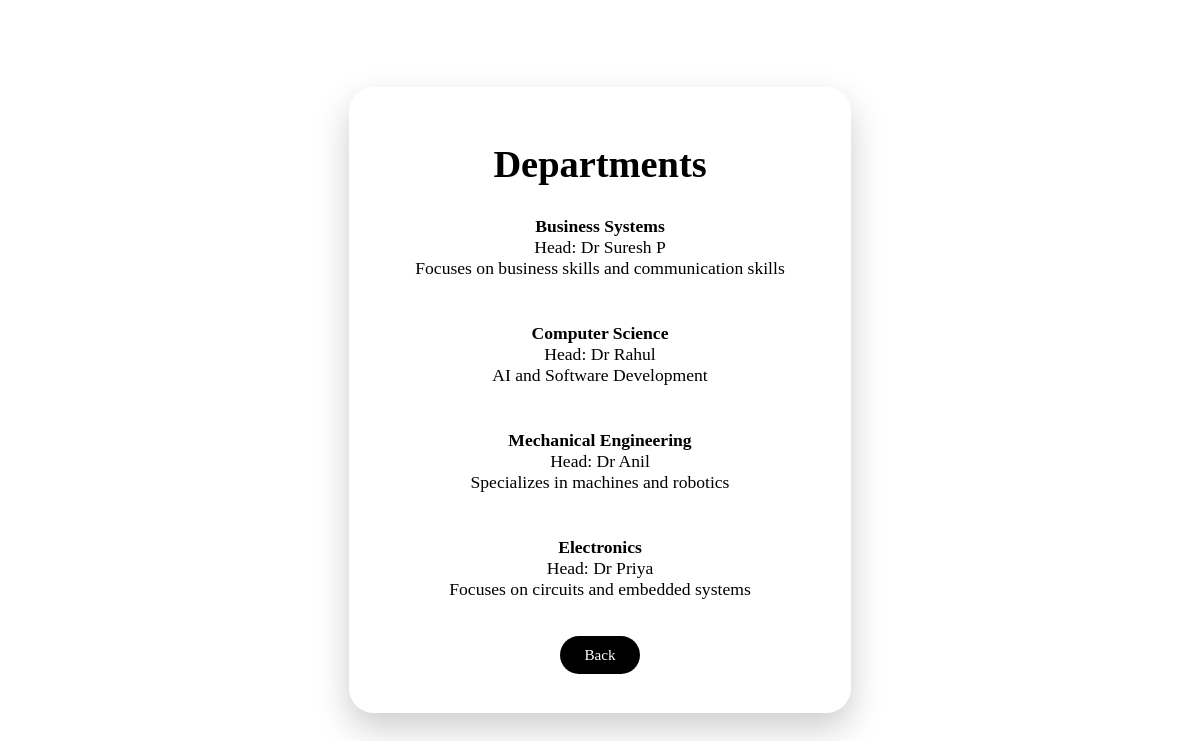
Page /department/ on the committed database.
### academic_app/models.py (models this page shows, shortened)
class Department(models.Model):
    name = models.CharField(max_length=100, unique=True)
    head_of_department = models.CharField(max_length=100)
    description = models.TextField(blank=True)

### academic_app/views.py (the view)
# urls.py: path('department/', views.department, name='department'),
def department(request):
    return render(request, 'department.html', {
        "departments": Department.objects.all()
    })

### templates/department.html (shortened to what this page needs)
{% load static %}
<!DOCTYPE html>
<html>
<head>
<link rel="stylesheet" href="{% static 'css/style.css' %}">
</head>
<body>
<div class="container">
<h1>Departments</h1>
{% for i in departments %}
<div class="department-card">
<strong>{{ i.name }}</strong><br>
Head: {{ i.head_of_department }}<br>
{{ i.description }}
</div>
{% endfor %}
<a href="{% url 'home' %}">Back</a>
</div>
</body>
</html>

### static/css/style.css (style rules this page uses)
body { font-family: 'Literata', serif; margin: 0; height: 100vh; display: flex; justify-content: center; align-items: center; background-image: url('snow-mountains-3840x2160-25476.jpg'); background-size: cover; background-position: center; background-attachment: fixed; background-repeat: no-repeat; overflow: hidden; }
.container { width: 90%; max-width: 440px; padding: 30px; border-radius: 25px; text-align: center; max-height: fit-content; background: rgba(255, 255, 255, 0.15); backdrop-filter: blur(25px); -webkit-backdrop-filter: blur(25px); border: 1px solid rgba(255, 255, 255, 0.3); box-shadow: 0 15px 35px rgba(0, 0, 0, 0.2); animation: float 6s ease-in-out infinite; }
h1 { font-family: 'Telma', cursive; color: #000000; font-size: 2.4rem; margin-bottom: 15px; line-height: 1.1; animation: textFloat 6s ease-in-out infinite; }
a { display: inline-block; margin: 8px; padding: 10px 24px; border-radius: 40px; text-decoration: none; font-family: 'Telma', cursive; font-size: 0.95rem; color: #ffffff; background: #000000; transition: all 0.3s ease; animation: floatButton 4s ease-in-out infinite; }
.department-card { font-family: 'Bonny', serif; font-size: 1.1rem; margin: 12px 0; padding: 15px; border-radius: 18px; color: #000000; background: rgba(255, 255, 255, 0.1); border: 1px solid rgba(255, 255, 255, 0.2); transition: 0.3s; animation: floatCard 5s ease-in-out infinite; }

### rows in the picture
Department: name "Business Systems", head_of_department "Dr Suresh P", description "Focuses on business skills and communication skills"
Department: name "Computer Science", head_of_department "Dr Rahul", description "AI and Software Development"
Department: name "Mechanical Engineering", head_of_department "Dr Anil", description "Specializes in machines and robotics"
Department: name "Electronics", head_of_department "Dr Priya", description "Focuses on circuits and embedded systems"
